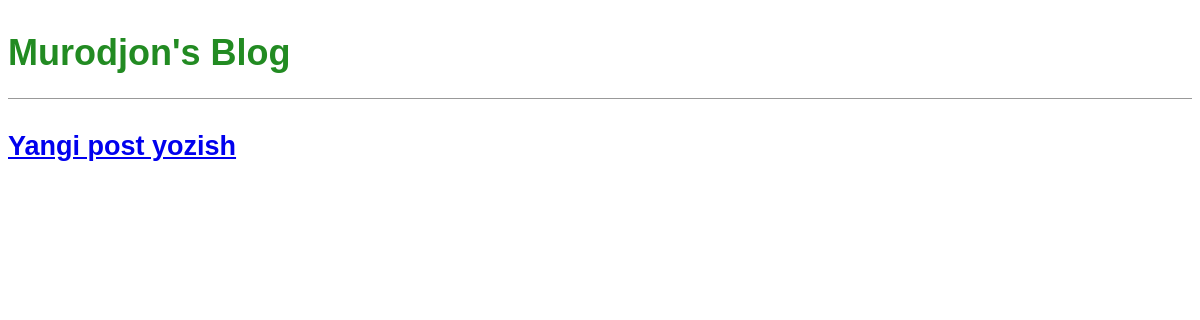
The app's page /, older data.
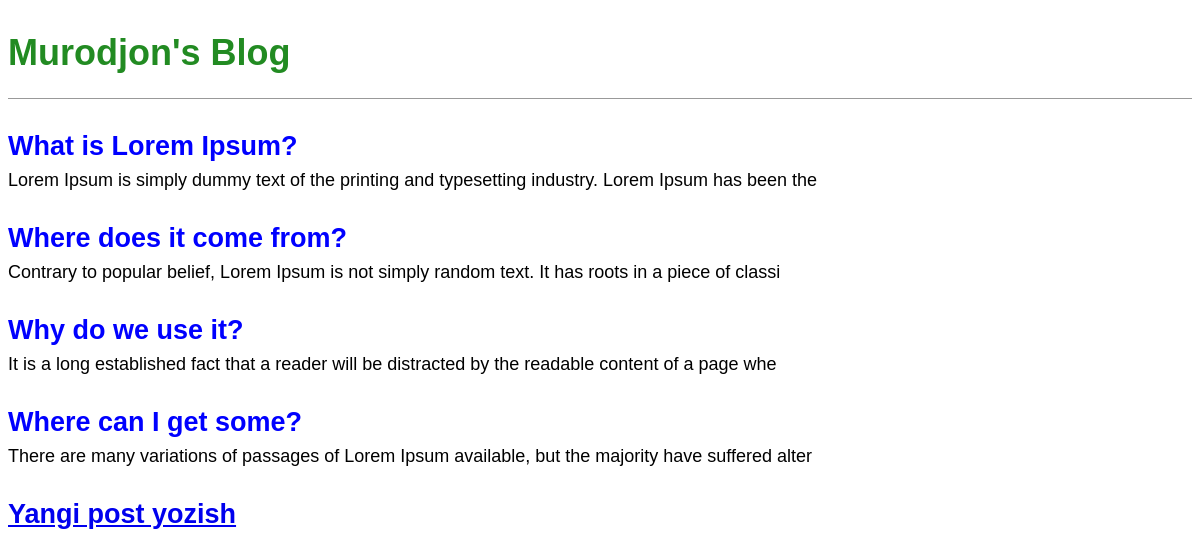
The same page, newer data.
### blog/models.py (models this page shows, shortened)
class Post(models.Model):
    title = models.CharField(max_length=200)
    author = models.ForeignKey('auth.User', on_delete=models.CASCADE)
    body = models.TextField()

### blog/views.py (the view)
# urls.py: path('', BlogListView.as_view(), name='home'),
class BlogListView(ListView):
    model = Post
    template_name = 'home.html'

### templates/home.html
{% extends 'base.html' %}
{% block content %}
    {% for post in object_list %}
        <div class="post-entry">
            <h2><a href="{% url 'post_detail' post.pk %}">{{ post.title }}</a></h2>
            <p>{{ post.body|slice:":100" }}</p>
        </div>
    {% endfor %}
{% endblock content %}

### templates/base.html (shortened to what this page needs)
{% load static %}
<!DOCTYPE html>
<html lang="en">
<head>
    <link rel="stylesheet" href="{% static 'css/base.css' %}">
</head>
<body>
    <header>
        <h1><a href="{% url 'home' %}">Murodjon's Blog</a></h1>
    </header>
    <div>
        {% block content %}
        {% endblock content %}
    </div>
    <footer>
        <h2><a href="{% url 'post_new' %}">Yangi post yozish</a></h2>
    </footer>
</body>
</html>

### static/css/base.css (style rules this page uses)
header { border-bottom: 1px solid #999; margin-bottom: 2rem; display: flex; }
body { font-family: 'Noto Sans JP', sans-serif; font-size: 18px; }
header h1 a { color: ForestGreen; text-decoration: none; }
.post-entry { margin-bottom: 2rem; }
.post-entry h2 { margin: 0.5rem 0; }
.post-entry h2 a, .post-entry h2 a:visited { color: blue; text-decoration: none; }
.post-entry p { margin: 0; font-weight: 400; }

Row changes from the older to the newer data that the page shows:
added Post: title "What is Lorem Ipsum?", body "Lorem Ipsum is simply dummy text of the printing and typesetting industry. Lorem Ipsum has been the"
added Post: title "Where does it come from?", body "Contrary to popular belief, Lorem Ipsum is not simply random text. It has roots in a piece of classi"
added Post: title "Why do we use it?", body "It is a long established fact that a reader will be distracted by the readable content of a page whe"
added Post: title "Where can I get some?", body "There are many variations of passages of Lorem Ipsum available, but the majority have suffered alter"
